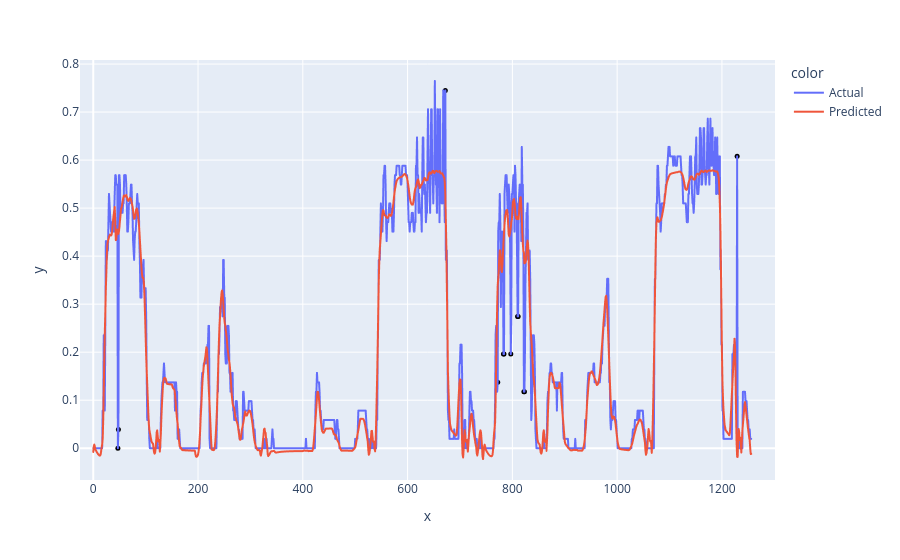

Notebook code for this chart:
### Code cell
display_prediction(X_test + noise, predicted_load_test_noise, 4,  mean, std, 2)

### Figure 1 — Plotly figure (JSON) as saved in the notebook; plotly's stock layout.template omitted (floating-point values rounded to 4 significant figures; data arrays with more than 128 entries replaced by an {"elided": "..."} marker saying what was removed)
{"data": [{"hovertemplate": "color=Actual<br>x=%{x}<br>y=%{y}<extra></extra>", "legendgroup": "Actual", "line": {"color": "#636efa", "dash": "solid"}, "marker": {"symbol": "circle"}, "mode": "lines", "name": "Actual", "showlegend": true, "type": "scattergl", "x": {"elided": "1257 int values"}, "xaxis": "x", "y": {"elided": "1257 float values"}, "yaxis": "y"}, {"hovertemplate": "color=Predicted<br>x=%{x}<br>y=%{y}<extra></extra>", "legendgroup": "Predicted", "line": {"color": "#EF553B", "dash": "solid"}, "marker": {"symbol": "circle"}, "mode": "lines", "name": "Predicted", "showlegend": true, "type": "scattergl", "x": {"elided": "1257 int values"}, "xaxis": "x", "y": {"elided": "1257 float values"}, "yaxis": "y"}, {"hovertemplate": "x=%{x}<br>y=%{y}<extra></extra>", "legendgroup": "", "marker": {"color": "black", "size": 5, "symbol": "circle"}, "mode": "markers", "name": "", "orientation": "v", "showlegend": false, "type": "scatter", "x": [47, 48, 672, 772, 783, 784, 797, 810, 811, 822, 823, 1229], "xaxis": "x", "y": [0, 0.03922, 0.7451, 0.1373, 0.1961, 0.1961, 0.1961, 0.2745, 0.2745, 0.1176, 0.1176, 0.6078], "yaxis": "y"}], "layout": {"legend": {"title": {"text": "color"}, "tracegroupgap": 0}, "margin": {"t": 60}, "xaxis": {"anchor": "y", "domain": [0, 1], "title": {"text": "x"}}, "yaxis": {"anchor": "x", "domain": [0, 1], "title": {"text": "y"}}}}
